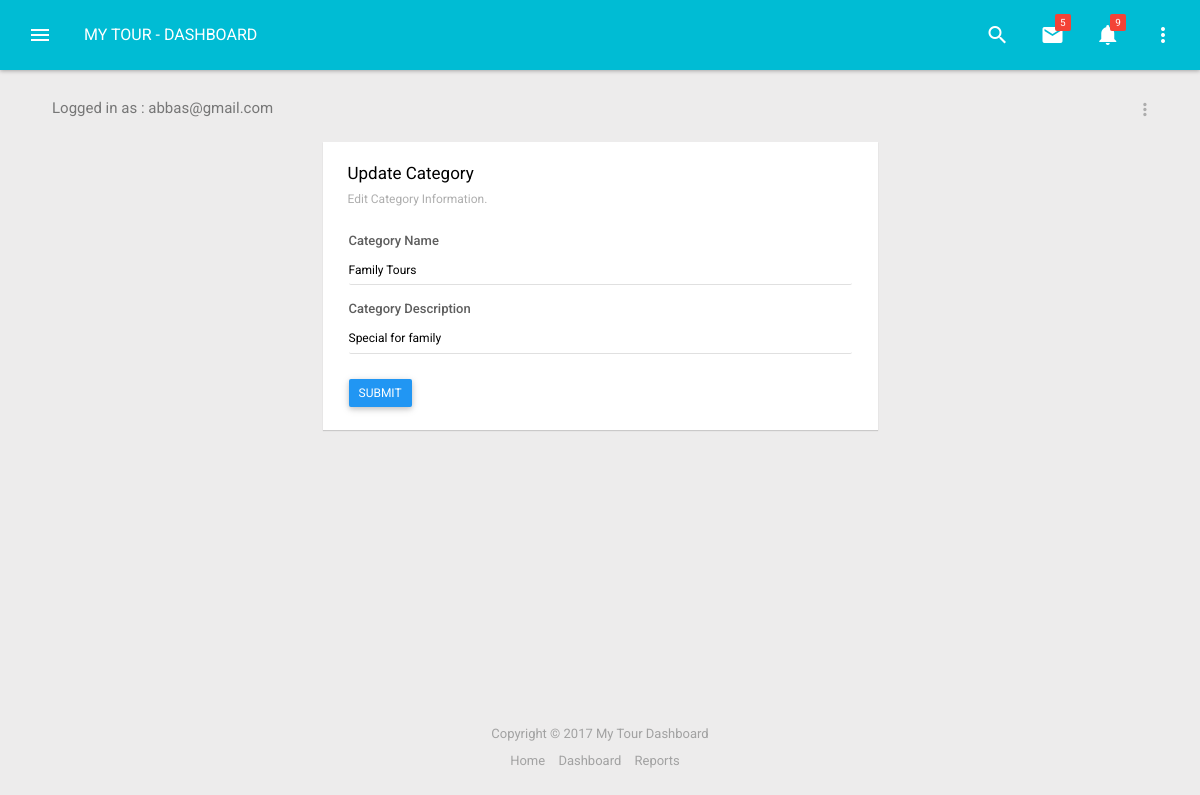
Screenshot of /private/update-category.php?catid=1 (signed in) with the database file from the repository.
### tables this page shows
CREATE TABLE `users` (
  `id` int(11) NOT NULL,
  `firstname` varchar(100) NOT NULL,
  `lastname` varchar(100) NOT NULL,
  `email` varchar(100) NOT NULL,
  `password` varchar(100) NOT NULL,
  `type` varchar(30) NOT NULL DEFAULT 'Administrator',
  `created` int(11) NOT NULL
);

CREATE TABLE `category` (
  `id` int(100) NOT NULL,
  `name` varchar(2000) NOT NULL,
  `description` text NOT NULL,
  `created` int(11) NOT NULL
);

### private/core/functions.php (called while the page is built, shortened)
<?php
	$link = openConnection();
	function openConnection(){
		$link = mysqli_connect(DB_SERVER, DB_USER, DB_PASS, DB_NAME);
		return $link;
	}
	function findById($table, $id){
		global $link;
		$data = array();
		$query = "SELECT * FROM {$table} WHERE id = $id";
		$result = mysqli_query($link, $query);
		if (mysqli_num_rows($result) > 0) {
			while($row = mysqli_fetch_assoc($result)){
				$data = $row;
			}
		} else {
			$data[] = array('message'=>'Sorry, there are no records in the {$table} table');
		}
		return $data;
	}
?>

### private/update-category.php (the view, shortened to what this page needs)
<?php require_once 'core/functions.php'; ?>
<?php
    if (isset($_SESSION['uid'])) {
        $uid = $_SESSION['uid'];
        $user = findById('users',$uid);
        $loggedName = $user['email'];
        $catid = $_GET['catid'];
        $edit = findById('category',$catid);
    } else {
        header('Location:../');
    }
?>
<!DOCTYPE html>
<head>
        <link href="vendors/bower_components/fullcalendar/dist/fullcalendar.min.css" rel="stylesheet">
        <link href="vendors/bower_components/animate.css/animate.min.css" rel="stylesheet">
        <link href="vendors/bower_components/bootstrap-sweetalert/lib/sweet-alert.css" rel="stylesheet">
        <link href="vendors/bower_components/material-design-iconic-font/dist/css/material-design-iconic-font.min.css" rel="stylesheet">
        <link href="vendors/bower_components/malihu-custom-scrollbar-plugin/jquery.mCustomScrollbar.min.css" rel="stylesheet">
        <link href="css/app.min.1.css" rel="stylesheet">
        <link href="css/app.min.2.css" rel="stylesheet">
        <link href="css/style.css" rel="stylesheet">
    </head>
    <body>
        <?php include('views/top.header.php'); ?>
        <section id="main" data-layout="layout-1">
            <section id="content">
                <div class="container">
                    <div class="block-header">
                        <h2>Logged in as : <?php echo $loggedName; ?></h2>
                        <ul class="actions">
                            <li class="dropdown">
                                <a href="#" data-toggle="dropdown">
                                    <i class="zmdi zmdi-more-vert"></i>
                                </a>
                            </li>
                        </ul>
                    </div>
                    <div class="row">
                        <div class="col-sm-6 col-md-offset-3">
                            <div class="card">
                                <div class="card-header">
                                    <h2>Update Category <small>Edit Category Information.</small></h2>
                                </div>
                                <div class="card-body card-padding">
                                    <form role="form" action="" method="POST">
                                        <div class="form-group fg-line">
                                            <label for="inputCategory">Category Name</label>
                                            <input type="text" class="form-control input-sm" id="inputCategory" value="<?php echo $edit['name'] ?>" name="category">
                                        </div>
                                        <div class="form-group fg-line">
                                            <label for="inputLastname">Category Description</label>
                                            <input type="text" class="form-control input-sm" id="inputDescription" value="<?php echo $edit['description'] ?>" name="description">
                                        </div>
                                        <button type="submit" name="submit" class="btn btn-primary btn-sm m-t-10">Submit</button>
                                    </form>
                                </div>
                            </div>
                        </div>
                    </div>
                </div>
            </section>
        </section>
        <footer id="footer">
            Copyright &copy; <?php echo date('Y') ?> My Tour Dashboard
            <ul class="f-menu">
                <li><a href="#">Home</a></li>
                <li><a href="#">Dashboard</a></li>
                <li><a href="#">Reports</a></li>
            </ul>
        </footer>
    </body>
</html>

### private/css/app.min.2.css (style rules this page uses)
.block-header { margin-bottom: 25px; position: relative; }
@media screen and (min-width: 768px) { .block-header { padding: 0 22px; } }
.block-header > h2 { font-size: 15px; color: #777; margin: 0; font-weight: 400; }
.block-header .actions { position: absolute; right: 10px; top: -5px; z-index: 4; }
.actions { list-style: none; padding: 0; z-index: 3; margin: 0; }
.actions > li { display: inline-block; vertical-align: baseline; }
.actions > li > a, .actions > a { width: 30px; height: 30px; display: inline-block; text-align: center; padding-top: 5px; }
.actions > li > a > i, .actions > a > i { color: #adadad; font-size: 20px; }
@media (min-width: 768px) { .actions > li > a, .actions > a { position: relative; } }
@media (min-width: 768px) { .actions > li > a:before, .actions > a:before { left: 0; top: 0; content: ""; position: absolute; width: 100%; height: 100%; -webkit-transform: scale3d(0, 0, 0); -moz-transform: scale3d(0, 0, 0); -ms-transform: scale3d(0, 0, 0); -o-transform: scale3d(0, 0, 0); transform: scale3d(0, 0, 0); -webkit-transition: all; -o-transition: all; transition: all; -webkit-transition-duration: 250ms; transition-duration: 250ms; -webkit-backface-visibility: hidden; -moz-backface-visibility: hidden; backface-visibility: hidden; background-color: rgba(0, 0, 0, 0.1); z-index: 0; border-radius: 50%; opacity: 0; filter: alpha(opacity=0); } }
#footer { position: absolute; bottom: 0; text-align: center; width: 100%; height: 110px; color: #a2a2a2; padding-top: 35px; padding-bottom: 15px; }
#footer .f-menu { display: block; width: 100%; padding-left: 0; list-style: none; margin-left: -5px; margin-top: 8px; }
#footer .f-menu > li { display: inline-block; padding-left: 5px; padding-right: 5px; }
#footer .f-menu > li > a { color: #a2a2a2; }

### private/css/style.css (style rules this page uses)
body { font-family: 'Roboto', sans-serif; }

### rows the page displays
users: email "abbas@gmail.com"
category: category "Family Tours", description "Special for family"

### other values shown
countAll('contactus') "5"
countAll('enquiry') "9"
